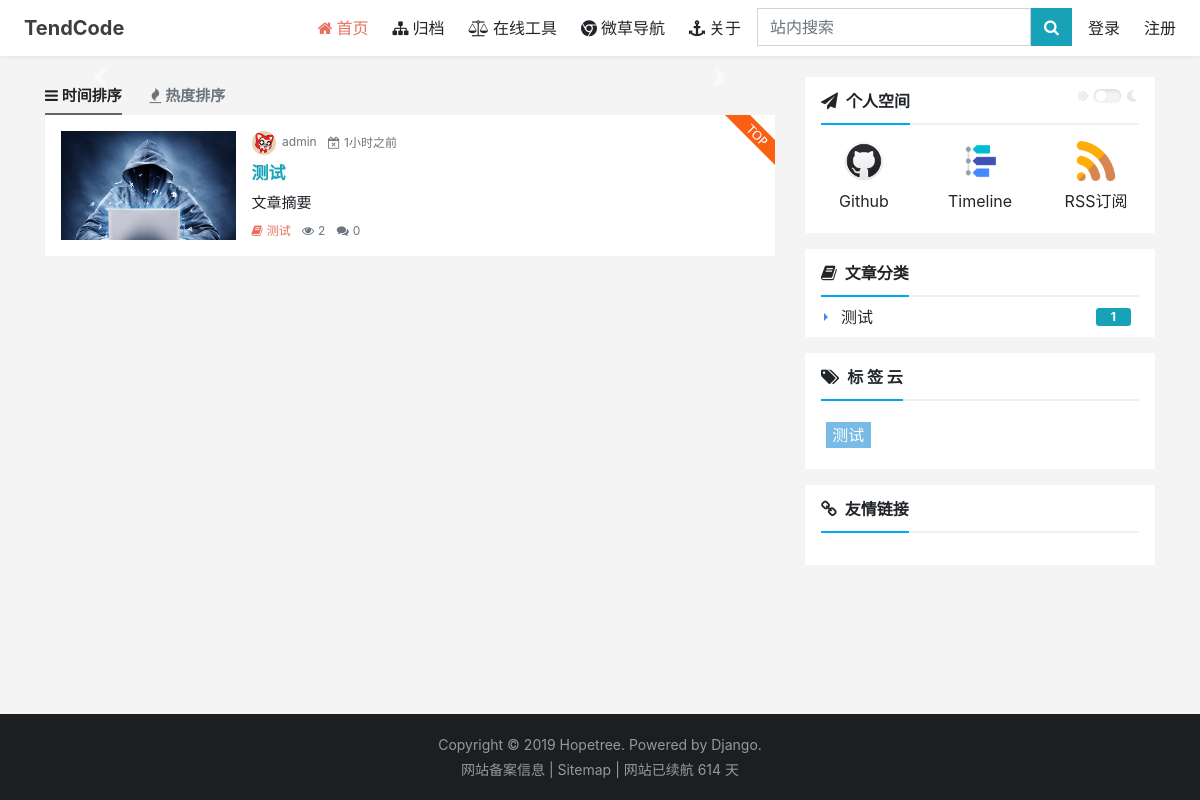
The page / on the database its author committed.
### apps/blog/models.py (models this page shows, shortened)
class Article(models.Model):
    IMG_LINK = '/static/blog/img/summary.png'
    author = models.ForeignKey(settings.AUTH_USER_MODEL, verbose_name='作者', on_delete=models.PROTECT)
    title = models.CharField(max_length=150, verbose_name='文章标题')
    summary = models.TextField('文章摘要', max_length=230, default='文章摘要等同于网页description内容，请务必填写...')
    body = models.TextField(verbose_name='文章内容')
    img_link = models.CharField('图片地址', default=IMG_LINK, max_length=255)
    create_date = models.DateTimeField(verbose_name='创建时间', auto_now_add=True)
    update_date = models.DateTimeField(verbose_name='修改时间', auto_now=True)
    views = models.IntegerField('阅览量', default=0)
    slug = models.SlugField(unique=True)
    is_top = models.BooleanField('置顶', default=False)
    category = models.ForeignKey(Category, verbose_name='文章分类', on_delete=models.PROTECT)
    tags = models.ManyToManyField(Tag, verbose_name='标签')
    keywords = models.ManyToManyField(Keyword, verbose_name='文章关键词',
                                      help_text='文章关键词，用来作为SEO中keywords，最好使用长尾词，3-4个足够')
    class Meta:
        verbose_name = '文章'
        verbose_name_plural = verbose_name
        ordering = ['-create_date']
    def get_absolute_url(self):
        return reverse('blog:detail', kwargs={'slug': self.slug})

class Category(models.Model):
    name = models.CharField('文章分类', max_length=20)
    slug = models.SlugField(unique=True)
    description = models.TextField('描述', max_length=240, default=settings.SITE_DESCRIPTION,
                                   help_text='用来作为SEO中description,长度参考SEO标准')
    class Meta:
        verbose_name = '分类'
        verbose_name_plural = verbose_name
        ordering = ['name']
    def __str__(self):
        return self.name
    def get_absolute_url(self):
        return reverse('blog:category', kwargs={'slug': self.slug})

class Tag(models.Model):
    name = models.CharField('文章标签', max_length=20)
    slug = models.SlugField(unique=True)
    description = models.TextField('描述', max_length=240, default=settings.SITE_DESCRIPTION,
                                   help_text='用来作为SEO中description,长度参考SEO标准')
    class Meta:
        verbose_name = '标签'
        verbose_name_plural = verbose_name
        ordering = ['id']
    def get_absolute_url(self):
        return reverse('blog:tag', kwargs={'slug': self.slug})

### apps/oauth/models.py (models this page shows)
class Ouser(AbstractUser):
    link = models.URLField('个人网址',blank=True,help_text='提示：网址必须填写以http开头的完整形式')
    avatar = ProcessedImageField(upload_to='avatar/%Y/%m/%d',
                                 default='avatar/default.png',
                                 verbose_name='头像',
                                 processors=[ResizeToFill(80, 80)]
                                 )
    class Meta:
        verbose_name = '用户'
        verbose_name_plural = verbose_name
        ordering = ['-id']
    def __str__(self):
        return self.username

### apps/blog/views.py (the view)
# urls.py: path('', IndexView.as_view(), name='index'),  # 主页，自然排序
class IndexView(generic.ListView):
    model = Article
    template_name = 'blog/index.html'
    context_object_name = 'articles'
    paginate_by = getattr(settings, 'BASE_PAGE_BY', None)
    paginate_orphans = getattr(settings, 'BASE_ORPHANS', 0)
    def get_ordering(self):
        sort = self.kwargs.get('sort')
        if sort == 'v':
            return ('-views', '-update_date', '-id')
        return ('-is_top', '-create_date')

### apps/blog/context_processors.py (called while the page is built)
def settings_info(request):
    return {
        'site_logo_name': settings.SITE_LOGO_NAME,
        'site_end_title': settings.SITE_END_TITLE,
        'site_description': settings.SITE_DESCRIPTION,
        'site_keywords': settings.SITE_KEYWORDS,
        'tool_flag': settings.TOOL_FLAG,
        'api_flag': settings.API_FLAG,
        'cnzz_protocol': settings.CNZZ_PROTOCOL,
        'beian': settings.BEIAN,
        'my_github': settings.MY_GITHUB,
        'site_verification': settings.MY_SITE_VERIFICATION,
        'site_url': site_full_url(),
        'hao_console': settings.HAO_CONSOLE
    }

### apps/blog/templatetags/blog_tags.py (called while the page is built)
@register.simple_tag
def get_tag_list():
    return Tag.objects.annotate(total_num=Count('article')).filter(total_num__gt=0)

@register.simple_tag
def get_category_list():
    return Category.objects.annotate(total_num=Count('article')).filter(total_num__gt=0)

@register.inclusion_tag('blog/tags/article_list.html')
def load_article_summary(articles):
    return {'articles': articles}

@register.simple_tag
def get_carousel_list():
    return Carousel.objects.all()

@register.simple_tag
def get_friends():
    return FriendLink.objects.filter(is_show=True, is_active=True)

### apps/blog/utils.py (called while the page is built)
def site_protocol():
    protocol = getattr(settings, 'PROTOCOL_HTTPS', 'http')
    return protocol

def site_domain():
    if not django_apps.is_installed('django.contrib.sites'):
        raise ImproperlyConfigured("get site_domain requires django.contrib.sites, which isn't installed.")
    Site = django_apps.get_model('sites.Site')
    current_site = Site.objects.get_current()
    domain = current_site.domain
    return domain

def site_full_url():
    protocol = site_protocol()
    domain = site_domain()
    return '{}://{}'.format(protocol, domain)

### apps/comment/templatetags/comment_tags.py (called while the page is built)
@register.simple_tag
def get_comment_count(entry):
    lis = entry.article_comments.all()
    return lis.count()

### apps/oauth/templatetags/oauth_tags.py (called while the page is built)
@register.inclusion_tag('oauth/tags/user_avatar.html')
def get_user_avatar_tag(user):
    return {'user': user}

### apps/blog/templates/blog/index.html (shortened to what this page needs)
{% extends "blog/base.html" %}
{% load static %}
{% load humanize %}
{% load blog_tags %}
{% block base_content %}
<div class="container">
    <div class="row">
        <div class="col-lg-8">
            {% include 'blog/tags/carousel.html' %}
            <div class="text-secondary font-weight-bold py-2 f-15 choice">
                {% url 'blog:index' as base_index %}
                {% url 'blog:index_hot' as hot_index %}
                <a class="pb-2 {% if request.path == base_index %}active{% endif %}" href="{{ base_index }}">
                    <i class="fa fa-bars mr-1"></i>时间排序</a>
                <a class="pb-2 ml-4 {% if request.path == hot_index %}active{% endif %}" href="{{ hot_index }}">
                    <i class="fa fa-fire mr-1"></i>热度排序</a>
            </div>
            {% load_article_summary articles %}
        </div>
        <div class="col-lg-4">
            {% include 'blog/tags/base_right.html' %}
        </div>
    </div>
</div>
{% endblock %}

### apps/blog/templates/blog/tags/article_list.html (shortened to what this page needs)
{% load blog_tags oauth_tags comment_tags %}
{% load humanize static%}
<div class="summary-list">
    {% for article in articles %}
    <div class="media mb-1 mb-sm-2 p-2 p-lg-3">
        <div class="align-self-center mr-2 mr-lg-3 w-25 modal-open">
            <a href="{{ article.get_absolute_url }}" target="_blank">
                <img class="w-100 article-img" src="{{ article.img_link }}" alt="{{ article.title }}">
            </a>
        </div>
        <div class="media-body">
            {% if article.is_top %}<img class="float-right top-article-img" src="{% static 'blog/img/TOP.png' %}">{% endif %}
            <div class="text-muted mb-2 f-12">
                {% get_user_avatar_tag article.author %}
                <span>{{ article.author }}</span>
                <span><i class="fa fa-calendar-times-o ml-2 mr-1"></i>{{ article.create_date|naturaltime }}</span>
            </div>
            <h2 class="mt-0 font-weight-bold text-info f-17">
                <a href="{{ article.get_absolute_url }}" target="_blank">{{ article.title}}</a>
            </h2>
            <p class="d-none d-sm-block mb-2 f-15">{{ article.summary|truncatechars:130 }}</p>
            <div class="text-muted mb-0 f-12">
                <a class="cate" href="{{ article.category.get_absolute_url }}" title="查看当前分类下更多文章">
                    <i class="fa fa-book mr-1"></i>{{ article.category }}</a>
                <span><i class="fa fa-eye ml-2 mr-1"></i>{{ article.views }}</span>
                <a href="{{ article.get_absolute_url }}#comment-block" target="_blank" title="查看文章评论">
                    <i class="fa fa-comments ml-2 mr-1"></i>{% get_comment_count article %}</a>
            </div>
        </div>
    </div>
    {% empty %}
    <div class="p-3 mt-3 bg-white"><p>暂时没有文章!</p></div>
    {% endfor %}
</div>

### apps/oauth/templates/oauth/tags/user_avatar.html
{% load oauth_tags %}
{% if user.socialaccount_set.exists and user.avatar.url == '/media/avatar/default.png' %}
<img class="avatar" src="{% http_to_https user.socialaccount_set.all.0.get_avatar_url %}" alt="{{ user }}">
{% else %}
<img class="avatar" src="{{ user.avatar.url }}" alt="{{ user }}">
{% endif %}

### apps/blog/templates/blog/tags/base_right.html (shortened to what this page needs)
{% load cache %}
{% load blog_tags static %}
<div class="card border-0 rounded-0 px-3 mb-2 mb-md-3 d-none d-lg-block" id="home-card">
    <div class="card-header bg-white px-0">
        <strong><i class="fa fa-paper-plane mr-2 f-17"></i>个人空间</strong>
        <img class="float-right" id="theme-img"
             src="{% if request.COOKIES.toggleTheme == 'dark' %}{% static 'blog/img/toggle-dark.png' %}{% else %}{% static 'blog/img/toggle-light.png' %}{% endif %}"
             alt="theme-toggle" title="切换主题">
    </div>
    <div class="card-body px-0 pt-3 pb-1">
        <div class="row text-center">
            <div class="col">
                <a href="{{ my_github }}" target="_blank" title="进入博主的Github查看博客源码">
                    <img style="max-width:40px" alt="博主的github" src="{% static 'blog/img/github.png' %}">
                    <p class="mt-2">Github</p>
                </a>
            </div>
            <div class="col">
                <a href="{% url 'blog:timeline'%}" target="_blank" title="查看网站建站历程">
                    <img style="max-width:40px" alt="网站的建站历程" src="{% static 'blog/img/blog.png' %}">
                    <p class="mt-2">Timeline</p>
                </a>
            </div>
            <div class="col">
                <a href="{% url 'rss'%}" target="_blank" title="订阅博客">
                    <img style="max-width:40px" alt="订阅博客RSS" src="{% static 'blog/img/rss.png' %}">
                    <p class="mt-2">RSS订阅</p>
                </a>
            </div>
        </div>
    </div>
</div>
<div class="card border-0 rounded-0 px-3 mb-2 mb-md-3" id="category-card">
    <div class="card-header bg-white px-0">
        <strong><i class="fa fa-book mr-2 f-17"></i>文章分类</strong>
    </div>
    {% get_category_list as categories %}
    <ul class="list-group list-group-flush f-16">
        {% for each in categories %}
        <li class="list-group-item d-flex justify-content-between align-items-center pr-2 py-2">
            <a class="category-item" href="{{ each.get_absolute_url }}"
               title="查看【{{ each.name }}】分类下所有文章">{{ each.name }}</a>
            <span class="badge text-center" title="当前分类下有{{ each.total_num }}篇文章">{{ each.total_num }}</span>
        </li>
        {% endfor %}
    </ul>
</div>
<div class="card border-0 rounded-0 px-3 mb-2 mb-md-3" id="tag-card">
    <div class="card-header bg-white px-0">
        <strong><i class="fa fa-tags mr-2 f-17"></i>标&nbsp;签&nbsp;云</strong>
    </div>
    <div class="card-body px-0 py-3">
        <div class="tag-cloud">
            {% get_tag_list as tag_list %}
            {% for tag in tag_list %}
            <a href="{{ tag.get_absolute_url }}" class="tags f-16" id="tag-{{ forloop.counter }}"
               title="【{{ tag.name }}】标签下有{{ tag.total_num }}篇文章">{{ tag.name }}</a>
            {% endfor %}
        </div>
    </div>
</div>
<div class="d-none d-lg-block">
    <div class="card border-0 rounded-0 px-3 mb-2 mb-md-3" id="friends-card">
        <div class="card-header bg-white px-0">
            <strong><i class="fa fa-link mr-2 f-17"></i>友情链接</strong>
        </div>
        <div class="card-body px-0 py-3">
        </div>
    </div>
</div>

### apps/blog/static/blog/css/base.css (style rules this page uses)
body { background: #f4f4f4; padding-top:4.8rem; display: -webkit-flex; display: flex; min-height: 100vh; flex-direction: column; }
.container { padding-right: 5px; padding-left: 5px; }
a { color: inherit; }
.h2, h2 { font-size: 1.3em; }
.f-17 { font-size:13px; }
.f-16 { font-size:12px; }
.f-15 { font-size:11px; }
.f-12 { font-size:8px; }
.top-article-img { margin-right: -.5rem; margin-top: -.5rem; }
.choice .active { color:#212529; border-bottom: 2px solid #646464; }
.summary-list .avatar { width:1.2rem; heigth:1.2rem; margin-right:.2rem; border-radius: 50%; }
.summary-list .media { background-color: #fff; }
.summary-list .cate { color: #ea6f5a; }
#theme-img { width: auto; max-height: 14px; cursor: pointer; }
#home-card .card-header, #tag-card .card-header, #category-card .card-header, #friends-card .card-header { border-bottom: 2px solid #f0f0f0; padding-bottom:10px; }
#home-card .card-header strong, #tag-card .card-header strong, #category-card .card-header strong, #friends-card .card-header strong { padding-bottom:12px; border-bottom: 2px solid #00AAEE; }
#category-card .badge { width: 2.2rem; background-color: #17a2b8; color: #fff; font-weight: 700; border-radius: .2rem; }
.category-item:before { position: absolute; top: 1em; left: .2rem; width: 0; height: 0; border-style: solid; border-color: #fff #fff #fff #4285f4; -webkit-transform-origin: 25% center; transform-origin: 25% center; border-width: 4px; content: ""; }
.tag-cloud { width: 100%; margin: auto; overflow: hidden; text-align: left; }
.tags { color:#fff; padding: .08rem .4rem; float: left; text-align: center; margin: .3rem; transition: all .5s; }
.tags:nth-child(9n+1) { background:#78BBE6; }
@media (min-width: 576px) { .container { max-width: none; padding-right: 10px; padding-left: 10px; } }
@media (min-width: 576px) { .f-17 { font-size:14px; } }
@media (min-width: 576px) { .f-16 { font-size:13px; } }
@media (min-width: 576px) { .f-15 { font-size:12px; } }
@media (min-width: 576px) { .f-12 { font-size:9px; } }
@media (min-width: 768px) { .container { max-width: 750px; padding-right: 12px; padding-left: 12px; } }
@media (min-width: 768px) { .f-17 { font-size:16px; } }
@media (min-width: 768px) { .f-16 { font-size:15px; } }
@media (min-width: 768px) { .f-15 { font-size:14px; } }
@media (min-width: 768px) { .f-12 { font-size:11px; } }
@media (min-width: 768px) { .summary-list .avatar { width:1.35rem; heigth:1.35rem; } }
@media (min-width: 992px) { .top-article-img { margin-right: -1rem; margin-top: -1rem; } }
@media (min-width: 992px) { .container { max-width: 970px; padding-right: 15px; padding-left: 15px; } }
@media (min-width: 1200px) { .container { max-width: 1140px; } }
@media (min-width: 1200px) { .f-17 { font-size:17px; } }
@media (min-width: 1200px) { .f-16 { font-size:16px; } }
@media (min-width: 1200px) { .f-15 { font-size:15px; } }
@media (min-width: 1200px) { .f-12 { font-size:12px; } }
@media (min-width: 1200px) { .article-img { cursor: pointer; transition: all 0.6s; } }
@media (min-width: 1200px) { .summary-list .avatar { width:1.5rem; heigth:1.5rem; } }

### rows shown on the page
Article: img_link (picture), is_top True (drawn), avatar (placeholder picture), author "admin", create_date "1小时之前", title "测试", summary "文章摘要", category "测试", views "2", id "0"
Category: name "测试", total_num "1"
Tag: name "测试"

### other values the page prints
{{ site_logo_name }} "TendCode"
{{ hao_console.name }} "微草导航"
{{ beian }} "网站备案信息"
